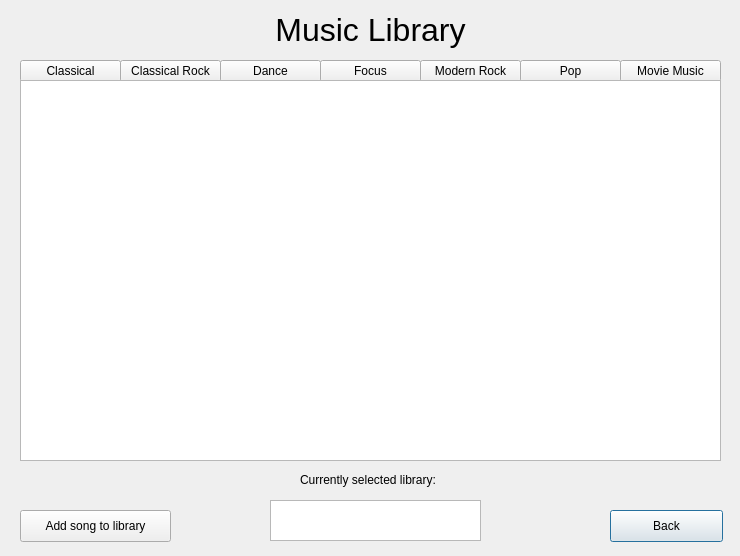
<?xml version="1.0" encoding="UTF-8"?>
<ui version="4.0">
 <class>MusicLibrary</class>
 <widget class="QDialog" name="MusicLibrary">
  <property name="geometry">
   <rect>
    <x>0</x>
    <y>0</y>
    <width>740</width>
    <height>556</height>
   </rect>
  </property>
  <property name="windowTitle">
   <string>Dialog</string>
  </property>
  <widget class="QLabel" name="label">
   <property name="geometry">
    <rect>
     <x>20</x>
     <y>10</y>
     <width>701</width>
     <height>41</height>
    </rect>
   </property>
   <property name="text">
    <string>&lt;html&gt;&lt;head/&gt;&lt;body&gt;&lt;p align=&quot;center&quot;&gt;&lt;span style=&quot; font-size:24pt;&quot;&gt;Music Library&lt;/span&gt;&lt;/p&gt;&lt;/body&gt;&lt;/html&gt;</string>
   </property>
  </widget>
  <widget class="QPushButton" name="BackButton">
   <property name="geometry">
    <rect>
     <x>610</x>
     <y>510</y>
     <width>113</width>
     <height>32</height>
    </rect>
   </property>
   <property name="text">
    <string>Back</string>
   </property>
  </widget>
  <widget class="QToolButton" name="ClassicalTab">
   <property name="geometry">
    <rect>
     <x>20</x>
     <y>60</y>
     <width>101</width>
     <height>22</height>
    </rect>
   </property>
   <property name="text">
    <string>Classical</string>
   </property>
  </widget>
  <widget class="QToolButton" name="ClassicalRockTab">
   <property name="geometry">
    <rect>
     <x>120</x>
     <y>60</y>
     <width>101</width>
     <height>22</height>
    </rect>
   </property>
   <property name="text">
    <string>Classical Rock</string>
   </property>
  </widget>
  <widget class="QToolButton" name="DanceTab">
   <property name="geometry">
    <rect>
     <x>220</x>
     <y>60</y>
     <width>101</width>
     <height>22</height>
    </rect>
   </property>
   <property name="text">
    <string>Dance</string>
   </property>
  </widget>
  <widget class="QToolButton" name="FocusTab">
   <property name="geometry">
    <rect>
     <x>320</x>
     <y>60</y>
     <width>101</width>
     <height>22</height>
    </rect>
   </property>
   <property name="text">
    <string>Focus</string>
   </property>
  </widget>
  <widget class="QToolButton" name="ModernRockTab">
   <property name="geometry">
    <rect>
     <x>420</x>
     <y>60</y>
     <width>101</width>
     <height>22</height>
    </rect>
   </property>
   <property name="text">
    <string>Modern Rock</string>
   </property>
  </widget>
  <widget class="QToolButton" name="PopTab">
   <property name="geometry">
    <rect>
     <x>520</x>
     <y>60</y>
     <width>101</width>
     <height>22</height>
    </rect>
   </property>
   <property name="text">
    <string>Pop</string>
   </property>
  </widget>
  <widget class="QToolButton" name="MovieMusicTab">
   <property name="geometry">
    <rect>
     <x>620</x>
     <y>60</y>
     <width>101</width>
     <height>22</height>
    </rect>
   </property>
   <property name="text">
    <string>Movie Music</string>
   </property>
  </widget>
  <widget class="QPushButton" name="AddToLibraryButton">
   <property name="geometry">
    <rect>
     <x>20</x>
     <y>510</y>
     <width>151</width>
     <height>32</height>
    </rect>
   </property>
   <property name="text">
    <string>Add song to library</string>
   </property>
  </widget>
  <widget class="QTextBrowser" name="songListView">
   <property name="geometry">
    <rect>
     <x>20</x>
     <y>80</y>
     <width>701</width>
     <height>381</height>
    </rect>
   </property>
  </widget>
  <widget class="QLabel" name="label_2">
   <property name="geometry">
    <rect>
     <x>300</x>
     <y>470</y>
     <width>161</width>
     <height>20</height>
    </rect>
   </property>
   <property name="text">
    <string>Currently selected library:</string>
   </property>
  </widget>
  <widget class="QTextBrowser" name="libIndicator">
   <property name="geometry">
    <rect>
     <x>270</x>
     <y>500</y>
     <width>211</width>
     <height>41</height>
    </rect>
   </property>
   <property name="html">
    <string>&lt;!DOCTYPE HTML PUBLIC &quot;-//W3C//DTD HTML 4.0//EN&quot; &quot;http://www.w3.org/TR/REC-html40/strict.dtd&quot;&gt;
&lt;html&gt;&lt;head&gt;&lt;meta name=&quot;qrichtext&quot; content=&quot;1&quot; /&gt;&lt;style type=&quot;text/css&quot;&gt;
p, li { white-space: pre-wrap; }
&lt;/style&gt;&lt;/head&gt;&lt;body style=&quot; font-family:'MS Shell Dlg 2'; font-size:7.8pt; font-weight:400; font-style:normal;&quot;&gt;
&lt;p align=&quot;center&quot; style=&quot;-qt-paragraph-type:empty; margin-top:0px; margin-bottom:0px; margin-left:0px; margin-right:0px; -qt-block-indent:0; text-indent:0px; font-family:'.AppleSystemUIFont'; font-size:13pt;&quot;&gt;&lt;br /&gt;&lt;/p&gt;&lt;/body&gt;&lt;/html&gt;</string>
   </property>
  </widget>
 </widget>
 <resources/>
 <connections/>
</ui>
